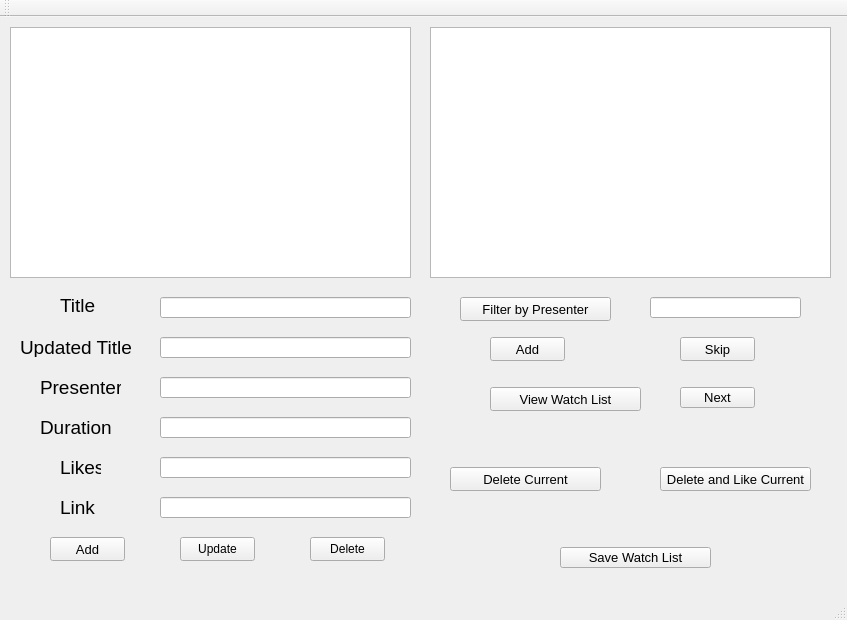
<?xml version="1.0" encoding="UTF-8"?>
<ui version="4.0">
 <class>Assignment1112Class</class>
 <widget class="QMainWindow" name="Assignment1112Class">
  <property name="geometry">
   <rect>
    <x>0</x>
    <y>0</y>
    <width>847</width>
    <height>620</height>
   </rect>
  </property>
  <property name="windowTitle">
   <string>Watch List Manager</string>
  </property>
  <widget class="QWidget" name="centralWidget">
   <widget class="QListWidget" name="tutorial_list">
    <property name="geometry">
     <rect>
      <x>10</x>
      <y>10</y>
      <width>401</width>
      <height>251</height>
     </rect>
    </property>
   </widget>
   <widget class="QListWidget" name="watchlist">
    <property name="geometry">
     <rect>
      <x>430</x>
      <y>10</y>
      <width>401</width>
      <height>251</height>
     </rect>
    </property>
   </widget>
   <widget class="QLineEdit" name="title">
    <property name="geometry">
     <rect>
      <x>160</x>
      <y>280</y>
      <width>251</width>
      <height>21</height>
     </rect>
    </property>
   </widget>
   <widget class="QLineEdit" name="updatedtitle">
    <property name="geometry">
     <rect>
      <x>160</x>
      <y>320</y>
      <width>251</width>
      <height>21</height>
     </rect>
    </property>
   </widget>
   <widget class="QLineEdit" name="presenter">
    <property name="geometry">
     <rect>
      <x>160</x>
      <y>360</y>
      <width>251</width>
      <height>21</height>
     </rect>
    </property>
   </widget>
   <widget class="QLineEdit" name="duration">
    <property name="geometry">
     <rect>
      <x>160</x>
      <y>400</y>
      <width>251</width>
      <height>21</height>
     </rect>
    </property>
   </widget>
   <widget class="QLineEdit" name="likes">
    <property name="geometry">
     <rect>
      <x>160</x>
      <y>440</y>
      <width>251</width>
      <height>21</height>
     </rect>
    </property>
   </widget>
   <widget class="QLineEdit" name="link">
    <property name="geometry">
     <rect>
      <x>160</x>
      <y>480</y>
      <width>251</width>
      <height>21</height>
     </rect>
    </property>
   </widget>
   <widget class="QLabel" name="label">
    <property name="geometry">
     <rect>
      <x>60</x>
      <y>280</y>
      <width>41</width>
      <height>16</height>
     </rect>
    </property>
    <property name="font">
     <font>
      <pointsize>14</pointsize>
      <bold>false</bold>
     </font>
    </property>
    <property name="text">
     <string>Title</string>
    </property>
   </widget>
   <widget class="QLabel" name="label_2">
    <property name="geometry">
     <rect>
      <x>20</x>
      <y>320</y>
      <width>121</width>
      <height>20</height>
     </rect>
    </property>
    <property name="font">
     <font>
      <pointsize>14</pointsize>
      <bold>false</bold>
     </font>
    </property>
    <property name="text">
     <string>Updated Title</string>
    </property>
   </widget>
   <widget class="QLabel" name="label_3">
    <property name="geometry">
     <rect>
      <x>40</x>
      <y>360</y>
      <width>81</width>
      <height>20</height>
     </rect>
    </property>
    <property name="font">
     <font>
      <pointsize>14</pointsize>
      <bold>false</bold>
     </font>
    </property>
    <property name="text">
     <string>Presenter</string>
    </property>
   </widget>
   <widget class="QLabel" name="label_4">
    <property name="geometry">
     <rect>
      <x>40</x>
      <y>400</y>
      <width>81</width>
      <height>20</height>
     </rect>
    </property>
    <property name="font">
     <font>
      <pointsize>14</pointsize>
      <bold>false</bold>
     </font>
    </property>
    <property name="text">
     <string>Duration</string>
    </property>
   </widget>
   <widget class="QLabel" name="label_5">
    <property name="geometry">
     <rect>
      <x>60</x>
      <y>440</y>
      <width>41</width>
      <height>20</height>
     </rect>
    </property>
    <property name="font">
     <font>
      <pointsize>14</pointsize>
      <bold>false</bold>
     </font>
    </property>
    <property name="text">
     <string>Likes</string>
    </property>
   </widget>
   <widget class="QLabel" name="label_6">
    <property name="geometry">
     <rect>
      <x>60</x>
      <y>480</y>
      <width>41</width>
      <height>20</height>
     </rect>
    </property>
    <property name="font">
     <font>
      <pointsize>14</pointsize>
      <bold>false</bold>
     </font>
    </property>
    <property name="text">
     <string>Link</string>
    </property>
   </widget>
   <widget class="QPushButton" name="add_button">
    <property name="geometry">
     <rect>
      <x>50</x>
      <y>520</y>
      <width>75</width>
      <height>24</height>
     </rect>
    </property>
    <property name="font">
     <font>
      <pointsize>10</pointsize>
      <bold>false</bold>
     </font>
    </property>
    <property name="text">
     <string>Add</string>
    </property>
   </widget>
   <widget class="QPushButton" name="update_button">
    <property name="geometry">
     <rect>
      <x>180</x>
      <y>520</y>
      <width>75</width>
      <height>24</height>
     </rect>
    </property>
    <property name="text">
     <string>Update</string>
    </property>
   </widget>
   <widget class="QPushButton" name="delete_button">
    <property name="geometry">
     <rect>
      <x>310</x>
      <y>520</y>
      <width>75</width>
      <height>24</height>
     </rect>
    </property>
    <property name="text">
     <string>Delete</string>
    </property>
   </widget>
   <widget class="QLineEdit" name="filter_by_presenter">
    <property name="geometry">
     <rect>
      <x>650</x>
      <y>280</y>
      <width>151</width>
      <height>21</height>
     </rect>
    </property>
   </widget>
   <widget class="QPushButton" name="add_wl_button">
    <property name="geometry">
     <rect>
      <x>490</x>
      <y>320</y>
      <width>75</width>
      <height>24</height>
     </rect>
    </property>
    <property name="font">
     <font>
      <pointsize>10</pointsize>
      <bold>false</bold>
     </font>
    </property>
    <property name="text">
     <string>Add</string>
    </property>
   </widget>
   <widget class="QPushButton" name="skip_button">
    <property name="geometry">
     <rect>
      <x>680</x>
      <y>320</y>
      <width>75</width>
      <height>24</height>
     </rect>
    </property>
    <property name="font">
     <font>
      <pointsize>10</pointsize>
      <bold>false</bold>
     </font>
    </property>
    <property name="text">
     <string>Skip</string>
    </property>
   </widget>
   <widget class="QPushButton" name="like">
    <property name="geometry">
     <rect>
      <x>660</x>
      <y>450</y>
      <width>151</width>
      <height>24</height>
     </rect>
    </property>
    <property name="font">
     <font>
      <pointsize>10</pointsize>
      <bold>false</bold>
     </font>
    </property>
    <property name="text">
     <string>Delete and Like Current</string>
    </property>
   </widget>
   <widget class="QPushButton" name="skip">
    <property name="geometry">
     <rect>
      <x>680</x>
      <y>370</y>
      <width>75</width>
      <height>21</height>
     </rect>
    </property>
    <property name="font">
     <font>
      <pointsize>10</pointsize>
      <bold>false</bold>
     </font>
    </property>
    <property name="text">
     <string>Next</string>
    </property>
   </widget>
   <widget class="QPushButton" name="saveandopen">
    <property name="geometry">
     <rect>
      <x>560</x>
      <y>530</y>
      <width>151</width>
      <height>21</height>
     </rect>
    </property>
    <property name="font">
     <font>
      <pointsize>10</pointsize>
      <bold>false</bold>
     </font>
    </property>
    <property name="text">
     <string>Save Watch List</string>
    </property>
   </widget>
   <widget class="QPushButton" name="fbp_button">
    <property name="geometry">
     <rect>
      <x>460</x>
      <y>280</y>
      <width>151</width>
      <height>24</height>
     </rect>
    </property>
    <property name="font">
     <font>
      <pointsize>10</pointsize>
      <bold>false</bold>
     </font>
    </property>
    <property name="text">
     <string>Filter by Presenter</string>
    </property>
   </widget>
   <widget class="QPushButton" name="see_wl">
    <property name="geometry">
     <rect>
      <x>490</x>
      <y>370</y>
      <width>151</width>
      <height>24</height>
     </rect>
    </property>
    <property name="font">
     <font>
      <pointsize>10</pointsize>
      <bold>false</bold>
     </font>
    </property>
    <property name="text">
     <string>View Watch List</string>
    </property>
   </widget>
   <widget class="QPushButton" name="delete_current">
    <property name="geometry">
     <rect>
      <x>450</x>
      <y>450</y>
      <width>151</width>
      <height>24</height>
     </rect>
    </property>
    <property name="font">
     <font>
      <pointsize>10</pointsize>
      <bold>false</bold>
     </font>
    </property>
    <property name="text">
     <string>Delete Current</string>
    </property>
   </widget>
  </widget>
  <widget class="QMenuBar" name="menuBar">
   <property name="geometry">
    <rect>
     <x>0</x>
     <y>0</y>
     <width>847</width>
     <height>22</height>
    </rect>
   </property>
  </widget>
  <widget class="QToolBar" name="mainToolBar">
   <attribute name="toolBarArea">
    <enum>TopToolBarArea</enum>
   </attribute>
   <attribute name="toolBarBreak">
    <bool>false</bool>
   </attribute>
  </widget>
  <widget class="QStatusBar" name="statusBar"/>
 </widget>
 <layoutdefault spacing="6" margin="11"/>
 <resources>
  <include location="Assignment1112.qrc"/>
 </resources>
 <connections/>
</ui>
